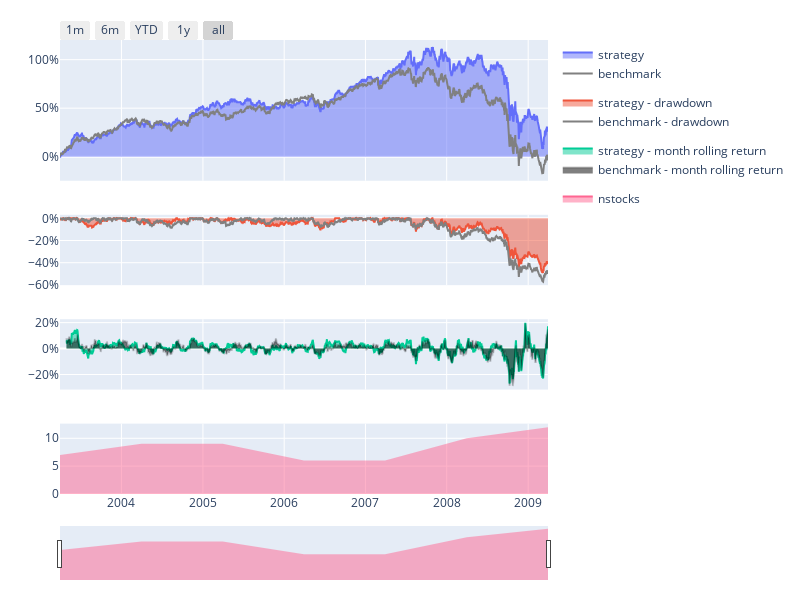
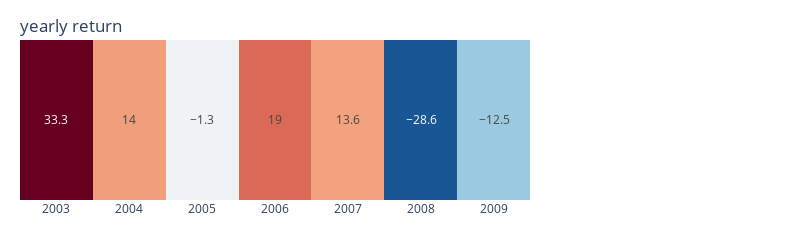
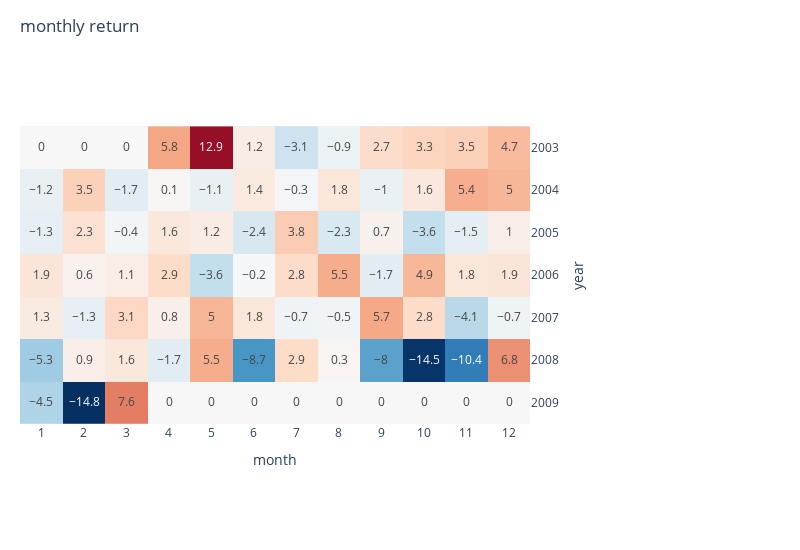

Notebook cell for these charts, in order:
### Code cell
orig_cond_opt_AMAR_rep.display()

### Figure 1 — Plotly figure (JSON) as saved in the notebook; plotly's stock layout.template omitted (floating-point values rounded to 4 significant figures; data arrays with more than 128 entries replaced by an {"elided": "..."} marker saying what was removed)
{"data": [{"fill": "tozeroy", "legendgroup": "performance", "name": "strategy", "type": "scatter", "x": {"elided": "1512 str values"}, "xaxis": "x", "y": {"elided": "1512 float values"}, "yaxis": "y"}, {"fill": "tozeroy", "legendgroup": "drawdown", "name": "strategy - drawdown", "type": "scatter", "x": {"elided": "1512 str values"}, "xaxis": "x2", "y": {"elided": "1512 float values"}, "yaxis": "y2"}, {"fill": "tozeroy", "legendgroup": "rolling performance", "name": "strategy - month rolling return", "type": "scatter", "x": {"elided": "1512 str values"}, "xaxis": "x3", "y": {"elided": "1512 float values"}, "yaxis": "y3"}, {"legendgroup": "performance", "line": {"color": "gray"}, "name": "benchmark", "type": "scatter", "x": {"elided": "1512 str values"}, "xaxis": "x", "y": {"elided": "1512 float values"}, "yaxis": "y"}, {"legendgroup": "drawdown", "line": {"color": "gray"}, "name": "benchmark - drawdown", "type": "scatter", "x": {"elided": "1512 str values"}, "xaxis": "x2", "y": {"elided": "1512 float values"}, "yaxis": "y2"}, {"fill": "tozeroy", "legendgroup": "rolling performance", "line": {"color": "rgba(0,0,0,0.2)"}, "name": "benchmark - month rolling return", "type": "scatter", "x": {"elided": "1512 str values"}, "xaxis": "x3", "y": {"elided": "1512 float values"}, "yaxis": "y3"}, {"fill": "tozeroy", "name": "nstocks", "type": "scatter", "x": {"elided": "1512 str values"}, "xaxis": "x4", "y": {"elided": "1512 int values"}, "yaxis": "y4"}], "layout": {"height": 600, "legend": {"bgcolor": "rgba(0,0,0,0)"}, "margin": {"b": 20, "l": 60, "r": 20, "t": 40}, "width": 800, "xaxis": {"anchor": "y", "domain": [0, 1], "matches": "x4", "showticklabels": false}, "xaxis2": {"anchor": "y2", "domain": [0, 1], "matches": "x4", "showticklabels": false}, "xaxis3": {"anchor": "y3", "domain": [0, 1], "matches": "x4", "showticklabels": false}, "xaxis4": {"anchor": "y4", "domain": [0, 1], "rangeselector": {"buttons": [{"count": 1, "label": "1m", "step": "month", "stepmode": "backward"}, {"count": 6, "label": "6m", "step": "month", "stepmode": "backward"}, {"count": 1, "label": "YTD", "step": "year", "stepmode": "todate"}, {"count": 1, "label": "1y", "step": "year", "stepmode": "backward"}, {"step": "all"}], "x": 0, "y": 1}, "rangeslider": {"thickness": 0.1, "visible": true}, "type": "date"}, "yaxis": {"anchor": "x", "domain": [0.69, 1], "tickformat": ",.0%"}, "yaxis2": {"anchor": "x2", "domain": [0.46, 0.615], "tickformat": ",.0%"}, "yaxis3": {"anchor": "x3", "domain": [0.23, 0.385], "tickformat": ",.0%"}, "yaxis4": {"anchor": "x4", "domain": [0, 0.155]}}}

### Figure 2 — Plotly figure (JSON) as saved in the notebook; plotly's stock layout.template omitted (floating-point values rounded to 4 significant figures)
{"data": [{"coloraxis": "coloraxis", "hovertemplate": "year: %{x}<br>return: %{z}%", "name": "0", "texttemplate": "%{z}", "type": "heatmap", "x": ["2003", "2004", "2005", "2006", "2007", "2008", "2009"], "xaxis": "x", "yaxis": "y", "z": [[33.3, 14, -1.3, 19, 13.6, -28.6, -12.5]]}], "layout": {"coloraxis": {"cmid": 0, "colorbar": {"title": {"text": "return(%)"}}, "colorscale": [[0, "rgb(5,48,97)"], [0.1, "rgb(33,102,172)"], [0.2, "rgb(67,147,195)"], [0.3, "rgb(146,197,222)"], [0.4, "rgb(209,229,240)"], [0.5, "rgb(247,247,247)"], [0.6, "rgb(253,219,199)"], [0.7, "rgb(244,165,130)"], [0.8, "rgb(214,96,77)"], [0.9, "rgb(178,24,43)"], [1, "rgb(103,0,31)"]], "showscale": false}, "height": 120, "margin": {"b": 40, "l": 20, "r": 270, "t": 40}, "title": {"text": "yearly return", "x": 0.025, "yanchor": "top"}, "width": 800, "xaxis": {"anchor": "y", "constrain": "domain", "domain": [0, 1], "scaleanchor": "y"}, "yaxis": {"anchor": "x", "autorange": "reversed", "constrain": "domain", "domain": [0, 1], "visible": false}}}

### Figure 3 — Plotly figure (JSON) as saved in the notebook; plotly's stock layout.template omitted (floating-point values rounded to 4 significant figures)
{"data": [{"coloraxis": "coloraxis", "hovertemplate": "year: %{y}<br>month: %{x}<br>return: %{z}%", "name": "0", "texttemplate": "%{z}", "type": "heatmap", "x": ["1", "2", "3", "4", "5", "6", "7", "8", "9", "10", "11", "12"], "xaxis": "x", "y": ["2003", "2004", "2005", "2006", "2007", "2008", "2009"], "yaxis": "y", "z": [[0, 0, 0, 5.8, 12.9, 1.2, -3.1, -0.9, 2.7, 3.3, 3.5, 4.7], [-1.2, 3.5, -1.7, 0.1, -1.1, 1.4, -0.3, 1.8, -1, 1.6, 5.4, 5], [-1.3, 2.3, -0.4, 1.6, 1.2, -2.4, 3.8, -2.3, 0.7, -3.6, -1.5, 1], [1.9, 0.6, 1.1, 2.9, -3.6, -0.2, 2.8, 5.5, -1.7, 4.9, 1.8, 1.9], [1.3, -1.3, 3.1, 0.8, 5, 1.8, -0.7, -0.5, 5.7, 2.8, -4.1, -0.7], [-5.3, 0.9, 1.6, -1.7, 5.5, -8.7, 2.9, 0.3, -8, -14.5, -10.4, 6.8], [-4.5, -14.8, 7.6, 0, 0, 0, 0, 0, 0, 0, 0, 0]]}], "layout": {"coloraxis": {"cmid": 0, "colorbar": {"title": {"text": "return(%)"}}, "colorscale": [[0, "rgb(5,48,97)"], [0.1, "rgb(33,102,172)"], [0.2, "rgb(67,147,195)"], [0.3, "rgb(146,197,222)"], [0.4, "rgb(209,229,240)"], [0.5, "rgb(247,247,247)"], [0.6, "rgb(253,219,199)"], [0.7, "rgb(244,165,130)"], [0.8, "rgb(214,96,77)"], [0.9, "rgb(178,24,43)"], [1, "rgb(103,0,31)"]], "showscale": false}, "height": 550, "margin": {"b": 40, "l": 20, "r": 270, "t": 40}, "title": {"text": "monthly return", "x": 0.025, "yanchor": "top"}, "width": 800, "xaxis": {"anchor": "y", "constrain": "domain", "domain": [0, 1], "scaleanchor": "y", "title": {"text": "month"}}, "yaxis": {"anchor": "x", "autorange": "reversed", "constrain": "domain", "domain": [0, 1], "side": "right", "title": {"text": "year"}}}}
